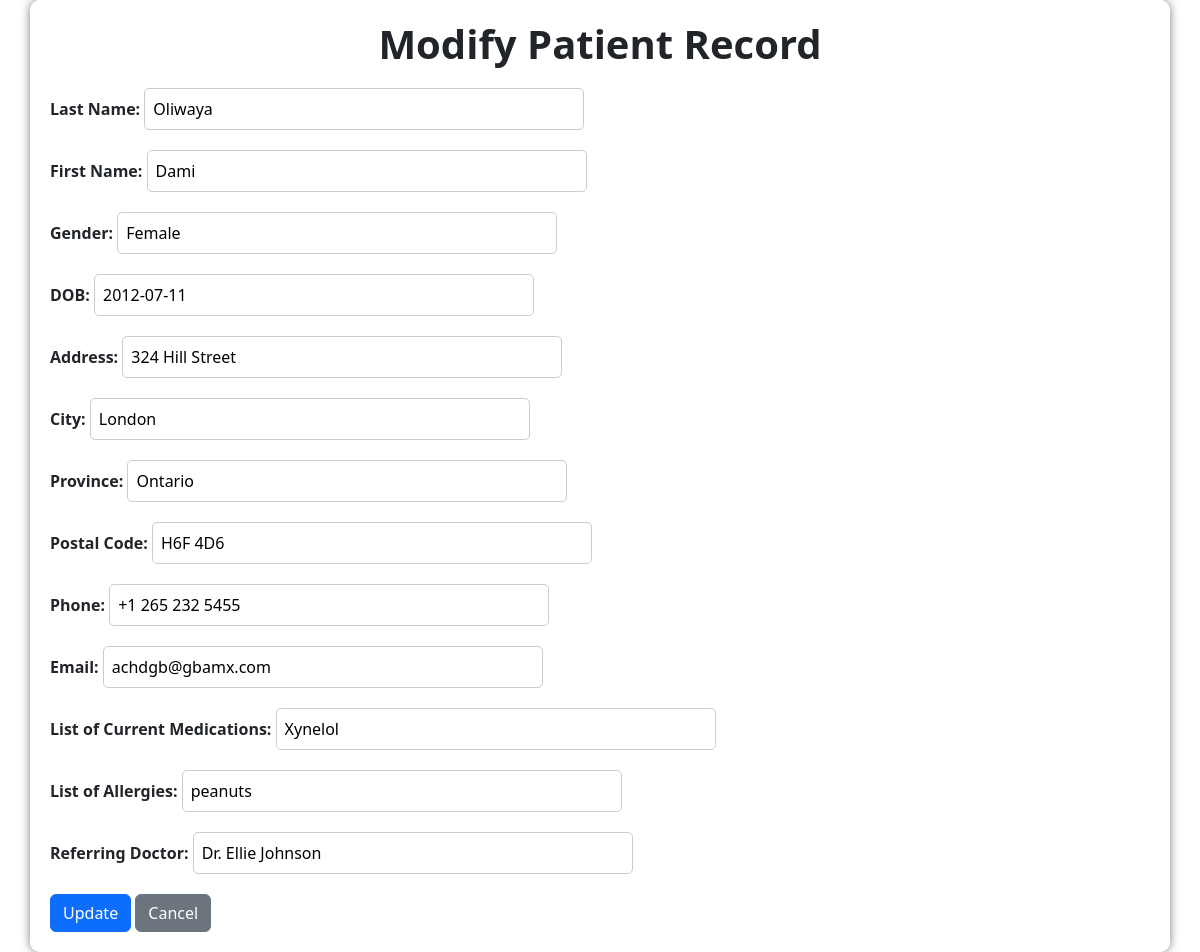
The app's page /modify_patient.php?id=54123 with its own data.
### tables this page shows
CREATE TABLE `patient_records` (
  `unique_patient_id` int(15) NOT NULL,
  `first_name` text NOT NULL,
  `last_name` text NOT NULL,
  `gender` text NOT NULL,
  `DOB` date NOT NULL,
  `Address` text NOT NULL,
  `City` text NOT NULL,
  `Province` text NOT NULL,
  `postal_code` text NOT NULL,
  `Phone` text NOT NULL,
  `Email` text NOT NULL,
  `list_of_current_medications` text NOT NULL,
  `list_of_allergies` text NOT NULL,
  `referring_doctor` text NOT NULL
);

### modify_patient.php (the view, shortened to what this page needs)
<?php
include 'patientdatabase.php';
$patient = [];
if (isset($_GET['id'])) {
    $unique_patient_id = $_GET['id'];
    $sql = "SELECT * FROM patient_records WHERE unique_patient_id = $unique_patient_id";
    $result = mysqli_query($conn, $sql);
    if ($result) {
        $patient = mysqli_fetch_assoc($result);
    }
}
?>
<!DOCTYPE html>
<html lang="en">
<head>
    <link href="https://cdn.jsdelivr.net/npm/bootstrap@5.3.2/dist/css/bootstrap.min.css" rel="stylesheet">
</head>
<body class="bg-img">
    <div class="container">
        <h1 style="text-align: center;">Modify Patient Record</h1>
        <form method="post">
            <div class="form-group">
                <label for="last_name">Last Name:</label>
                <input type="text" name="last_name" id="last_name" value="<?php echo $patient['last_name'] ?? ''; ?>">
            </div>
            <div class="form-group">
                <label for="first_name">First Name:</label>
                <input type="text" name="first_name" id="first_name" value="<?php echo $patient['first_name'] ?? ''; ?>">
            </div>
            <div class="form-group">
                <label for="gender">Gender:</label>
                <input type="text" name="gender" id="gender" value="<?php echo $patient['gender'] ?? ''; ?>">
            </div>
            <div class="form-group">
                <label for="DOB">DOB:</label>
                <input type="text" name="DOB" id="DOB" value="<?php echo $patient['DOB'] ?? ''; ?>">
            </div>
            <div class="form-group">
                <label for="Address">Address:</label>
                <input type="text" name="Address" id="Address" value="<?php echo $patient['Address'] ?? ''; ?>">
            </div>
            <div class="form-group">
                <label for="City">City:</label>
                <input type="text" name="City" id="City" value="<?php echo $patient['City'] ?? ''; ?>">
            </div>
            <div class="form-group">
                <label for="Province">Province:</label>
                <input type="text" name="Province" id="Province" value="<?php echo $patient['Province'] ?? ''; ?>">
            </div>
            <div class="form-group">
                <label for="postal_code">Postal Code:</label>
                <input type="text" name="postal_code" id="postal_code" value="<?php echo $patient['postal_code'] ?? ''; ?>">
            </div>
            <div class="form-group">
                <label for="Phone">Phone:</label>
                <input type="text" name="Phone" id="Phone" value="<?php echo $patient['Phone'] ?? ''; ?>">
            </div>
            <div class="form-group">
                <label for="Email">Email:</label>
                <input type="text" name="Email" id="Email" value="<?php echo $patient['Email'] ?? ''; ?>">
            </div>
            <div class="form-group">
                <label for="list_of_current_medications">List of Current Medications:</label>
                <input type="text" name="list_of_current_medications" id="list_of_current_medications" value="<?php echo $patient['list_of_current_medications'] ?? ''; ?>">
            </div>
            <div class="form-group">
                <label for="list_of_allergies">List of Allergies:</label>
                <input type="text" name="list_of_allergies" id="list_of_allergies" value="<?php echo $patient['list_of_allergies'] ?? ''; ?>">
            </div>
            <div class="form-group">
                <label for="referring_doctor">Referring Doctor:</label>
                <input type="text" name="referring_doctor" id="referring_doctor" value="<?php echo $patient['referring_doctor'] ?? ''; ?>">
            </div>
            <div class="form-group">
                <input type="submit" value="Update" name="update_patient" class="btn btn-primary">
                <a class="btn btn-secondary" href="http://localhost/mhcare/users/welcome.php">Cancel</a>
            </div>
        </form>
    </div>
</body>
</html>

### modify_patient.php (style rules this page uses)
.bg-img { background-image: url('https://www.databankimx.com/wp-content/uploads/meta_upload/Patient-Records-updated.png'); background-position: center; background-repeat: no-repeat; background-size: cover; position: relative; min-height: 100vh; opacity: 3.5; }
.container { position: relative; z-index: 1; padding: 20px; background-color: rgba(255, 255, 255, 0.9); border-radius: 10px; box-shadow: 0 0 10px rgba(0, 0, 0, 0.5); }
.container h1 { font-weight: bold; text-align: center; margin-bottom: 20px; }
.container label { font-weight: bold; }
.container input[type="text"], .container input[type="date"], .container input[type="tel"], .container select { width: 40%; padding: 8px; margin-bottom: 20px; border: 1px solid #ccc; border-radius: 5px; }

### records on screen
patient_records: last_name "Oliwaya", first_name "Dami", gender "Female", DOB "2012-07-11", Address "324 Hill Street", City "London", Province "Ontario", postal_code "H6F 4D6", Phone "+1 265 232 5455", Email "achdgb@gbamx.com", list_of_current_medications "Xynelol", list_of_allergies "peanuts", referring_doctor "Dr. Ellie Johnson"
